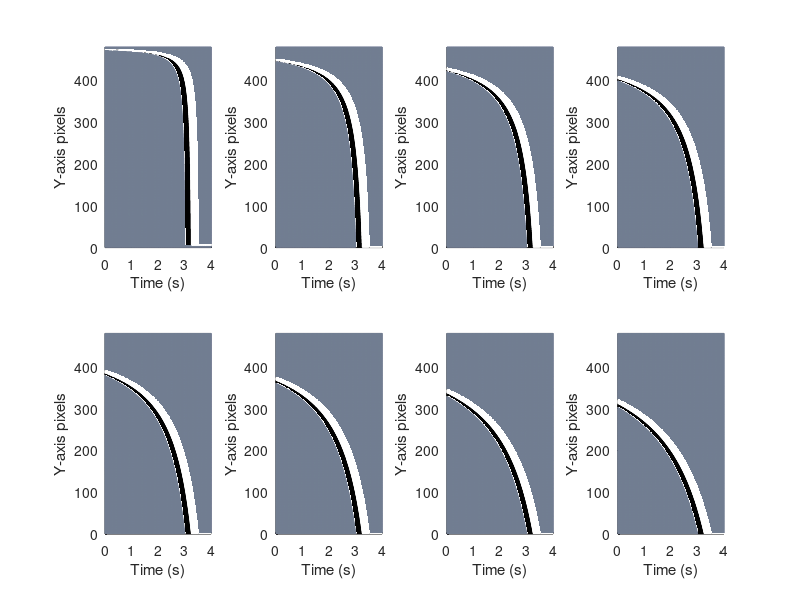

MATLAB code for this plot:


depths = [25:-5:0,-10,-20];
N_depths = length(depths);
ground = cell(N_depths,1);

for nd = 1:N_depths
    
    screen_distance = 20.0; % cm
    screen_height = 26.3; % cm
    
    grating_wavelength = 10; % cm
    N_periods = 40; % That are drawn on the floor
    
    grating_tf = 2; % Temporal frequency of the grating
    grating_speed = grating_tf*grating_wavelength; % cm/s
    
    frame_rate = 200; % Hz
    dx = grating_speed / frame_rate; % grating movement per frame, cm/frame
    
    stimulus_duration = 4.0; % s
    N_frames =  stimulus_duration * frame_rate;
    
    step_height = depths(nd); % cm
    step_width = 1 * grating_wavelength;
    
    step_start = grating_speed*stimulus_duration; % to end arriving at the bootom of screen
    step_start = step_start - step_width - grating_speed*0.5; % to end with grating passing out of the screen 0.5s before the end when step height is zero
    step_start = step_start - step_height*screen_distance/screen_height; % Correct for height of step
    
    ground{nd} = zeros(480, N_frames)+0;
    ground{nd}(240:480,:) = 0.5;
    
    for nf = 1:N_frames
        % Draw ground
        x_start = mod(-dx*(nf-1), grating_wavelength);
        x = x_start-grating_wavelength:grating_wavelength/2:N_periods*grating_wavelength; % horizontal distance behind screen
        y = screen_height-(screen_distance*screen_height)./(screen_distance + x); % cm
        y = round(y *480/screen_height); % pixels
        
        for n = 1:2:N_periods-2
            id = y(n)+1:y(n+2)+1;
            pos_id = find(id > 0);
            ground{nd}(id(pos_id),nf) = 0.5;
        end
        
        % Draw step
        x2_start = step_start            - (nf-1)*dx;
        x2_end   = step_start+step_width - (nf-1)*dx;
        x2 = x2_start:grating_wavelength/2:x2_end+0.0001; % the 0.0001 helps correct for rounding errors
        for n = 1:length(x2)
            if (x2(n) < -screen_distance+1)
                x2(n) = -screen_distance+1;
            end
        end
        y2 = screen_height-(screen_distance*(screen_height-step_height))./(screen_distance + x2); % cm
        y2 = round(y2 *480/screen_height); % pixels
        for n = 1:length(y2)
            if (y2(n) < 0)
                y2(n) = 0;
            end
        end
        for n = 1:2:length(y2)-2
            ground{nd}(y2(n)+1:y2(n+1)+1,nf) = 0; % 0.4
            ground{nd}(y2(n+1)+1:y2(n+2)+1,nf) = 1; % 0.9
        end
    end
    
    figure(100)
    subplot(2,4,nd)
    hold off
    mesh(ground{nd})
    axis([0 N_frames 0 480 0 2])
    view(2)
    colormap('bone')
    set(gca,'xtick',0:200:N_frames,'xticklabel',{'0' '1' '2' '3' '4'});
        
   
end

for nl = 1:N_depths
   subplot(2,4,nl)
   xlabel('Time (s)')
   ylabel('Y-axis pixels')
end

save spacetimeplots_grey.mat ground





